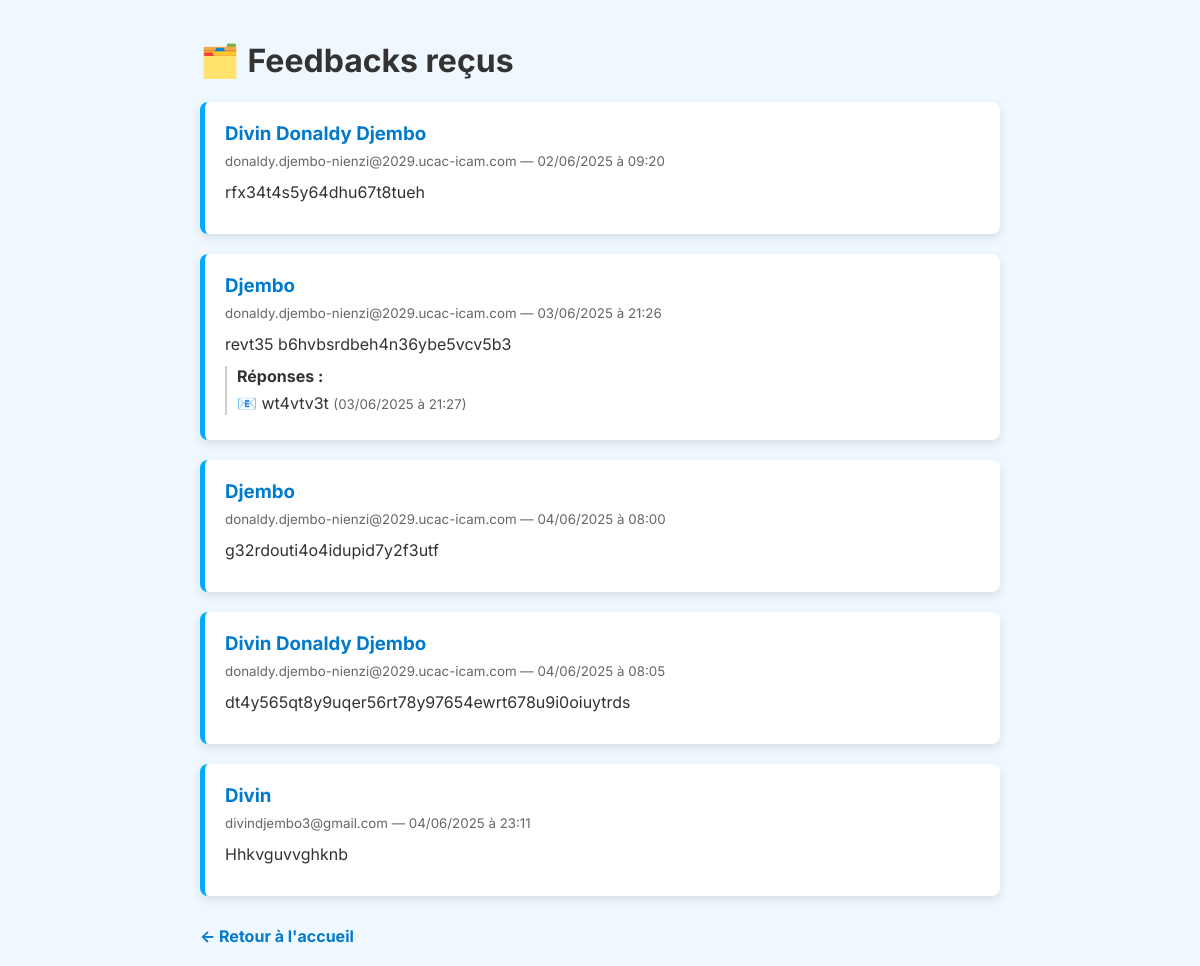
/feedbacks/, run on the app's committed database.
### vitrine/models.py (models this page shows, shortened)
class Feedback(models.Model):
    nom = models.CharField(max_length=100)
    email = models.EmailField()
    message = models.TextField()
    date = models.DateTimeField(auto_now_add=True)

class ReponseFeedback(models.Model):
    feedback = models.ForeignKey(Feedback, on_delete=models.CASCADE, related_name='reponses')
    message = models.TextField()
    date = models.DateTimeField(auto_now_add=True)

### vitrine/views.py (the view)
# urls.py: path('feedbacks/', views.liste_feedbacks, name='liste_feedbacks'),
def liste_feedbacks(request):
    feedbacks = Feedback.objects.order_by('-date')
    feedbacks = Feedback.objects.exclude(id__isnull=True)
    return render(request, 'vitrine/liste_feedbacks.html', {'feedbacks': feedbacks})

### vitrine/templates/vitrine/liste_feedbacks.html (shortened to what this page needs)
{% load static %}
<!DOCTYPE html>
<html lang="fr">
<head>
</head>
<body>
  <div class="feedback-container">
    <h1>🗂️ Feedbacks reçus</h1>
    {% for feedback in feedbacks %}
      <div class="feedback">
        <h3>{{ feedback.nom }}</h3>
        <small>{{ feedback.email }} — {{ feedback.date|date:"d/m/Y à H:i" }}</small>
        <p>{{ feedback.message }}</p>
        {% if feedback.reponses.all %}
          <div style="margin-top: 10px; padding-left: 10px; border-left: 2px solid #ccc;">
            <strong>Réponses :</strong>
            {% for reponse in feedback.reponses.all %}
              <p style="margin: 5px 0;">📧 {{ reponse.message }} <small>({{ reponse.date|date:"d/m/Y à H:i" }})</small></p>
            {% endfor %}
          </div>
        {% endif %}
      </div>
    {% empty %}
      <p>Aucun feedback pour le moment.</p>
    {% endfor %}
    <a href="{% url 'index' %}" class="home">← Retour à l'accueil</a>
  </div>
</body>
</html>

### vitrine/templates/vitrine/liste_feedbacks.html (style rules this page uses)
body { font-family: 'Inter', -apple-system, BlinkMacSystemFont, 'Segoe UI', Roboto, Oxygen, Ubuntu, sans-serif; background-color: #f0f8ff; padding: 20px; margin: 0; color: #333; }
.feedback-container { max-width: 800px; margin: auto; }
.feedback { background: white; border-left: 5px solid #00aaff; padding: 20px; border-radius: 8px; margin-bottom: 20px; box-shadow: 0 4px 10px rgba(0,0,0,0.1); }
.feedback h3 { margin: 0 0 5px; color: #007acc; }
.feedback small { color: #666; }
.feedback p { margin: 10px 0; line-height: 1.5; }
a.home { display: block; margin-top: 30px; color: #007acc; text-decoration: none; font-weight: bold; font-size: 1em; }

### data on the page
Feedback: nom "Divin Donaldy Djembo", email "donaldy.djembo-nienzi@2029.ucac-icam.com", date "02/06/2025 à 09:20", message "rfx34t4s5y64dhu67t8tueh"
Feedback: nom "Djembo", email "donaldy.djembo-nienzi@2029.ucac-icam.com", date "03/06/2025 à 21:26", message "revt35 b6hvbsrdbeh4n36ybe5vcv5b3"
ReponseFeedback: message "wt4vtv3t", date "03/06/2025 à 21:27"
Feedback: nom "Djembo", email "donaldy.djembo-nienzi@2029.ucac-icam.com", date "04/06/2025 à 08:00", message "g32rdouti4o4idupid7y2f3utf"
Feedback: nom "Divin Donaldy Djembo", email "donaldy.djembo-nienzi@2029.ucac-icam.com", date "04/06/2025 à 08:05", message "dt4y565qt8y9uqer56rt78y97654ewrt678u9i0oiuytrds"
Feedback: nom "Divin", email "divindjembo3@gmail.com", date "04/06/2025 à 23:11", message "Hhkvguvvghknb"
